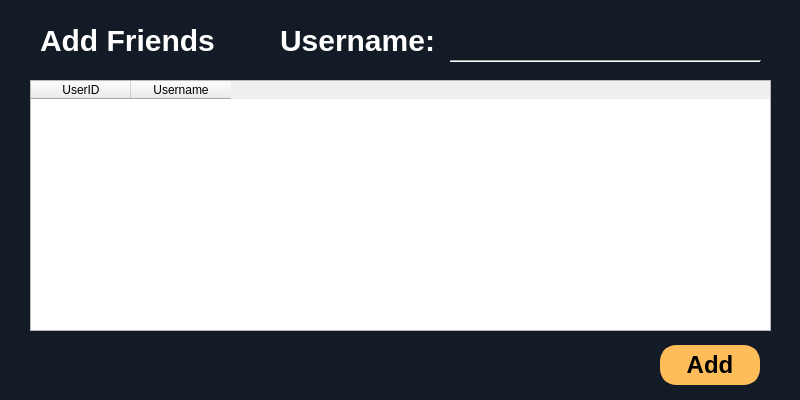
<?xml version="1.0" encoding="UTF-8"?>
<ui version="4.0">
 <class>AddFriends</class>
 <widget class="QDialog" name="AddFriends">
  <property name="geometry">
   <rect>
    <x>0</x>
    <y>0</y>
    <width>800</width>
    <height>400</height>
   </rect>
  </property>
  <property name="windowTitle">
   <string>Dialog</string>
  </property>
  <property name="styleSheet">
   <string notr="true">QDialog{
	background-color:#131B26;
}</string>
  </property>
  <widget class="QTableWidget" name="tableWidget">
   <property name="geometry">
    <rect>
     <x>30</x>
     <y>80</y>
     <width>741</width>
     <height>251</height>
    </rect>
   </property>
   <property name="styleSheet">
    <string notr="true">QTableWidget {
  color: #222; /* Dark, rich black */
  font-family: &quot;Loto&quot;, sans-serif; /* Ensure fallback font */
  padding: 10px;
  background-color: #f5f5f5; /* Light gray background */
  border: 1px solid #ddd; /* Subtle light gray border */
  border-radius: 5px; /* Gentle rounded corners */

  /* Optional: Add hover effect for a touch of interactivity */
  QTableWidget::item:hover {
    background-color: #eee; /* Slightly lighter gray on hover */
  }

  /* Optional: Add a subtle shadow for depth (adjust as needed) */
  QTableWidget {
    box-shadow: 0 1px 3px rgba(0, 0, 0, 0.1);
  }
}

/* Optional: Style the list items (text) for better readability */
QTableWidget::item {
  color: inherit; /* Inherit the dark black color from the parent */
}
</string>
   </property>
   <column>
    <property name="text">
     <string>UserID</string>
    </property>
   </column>
   <column>
    <property name="text">
     <string>Username</string>
    </property>
   </column>
  </widget>
  <widget class="QLabel" name="labelpara">
   <property name="geometry">
    <rect>
     <x>40</x>
     <y>10</y>
     <width>191</width>
     <height>61</height>
    </rect>
   </property>
   <property name="styleSheet">
    <string notr="true">QLabel#labelpara{
	color: #fff;
	font-size: 30px;
	font-weight: 600;
	font-family: 'Lato';
}</string>
   </property>
   <property name="text">
    <string>Add Friends</string>
   </property>
  </widget>
  <widget class="Line" name="line">
   <property name="geometry">
    <rect>
     <x>450</x>
     <y>60</y>
     <width>311</width>
     <height>3</height>
    </rect>
   </property>
   <property name="orientation">
    <enum>Qt::Horizontal</enum>
   </property>
  </widget>
  <widget class="QLineEdit" name="friendUsername">
   <property name="geometry">
    <rect>
     <x>450</x>
     <y>27</y>
     <width>311</width>
     <height>31</height>
    </rect>
   </property>
   <property name="styleSheet">
    <string notr="true">QLineEdit{
	border:none;
	background-color:#131B26;
	color:white;
	font-size:20px;
}	</string>
   </property>
  </widget>
  <widget class="QLabel" name="usernamelabel">
   <property name="geometry">
    <rect>
     <x>280</x>
     <y>10</y>
     <width>191</width>
     <height>61</height>
    </rect>
   </property>
   <property name="styleSheet">
    <string notr="true">QLabel#usernamelabel{
	color: #fff;
	font-size: 30px;
	font-weight: 600;
	font-family: 'Lato';
}</string>
   </property>
   <property name="text">
    <string>Username:</string>
   </property>
  </widget>
  <widget class="QPushButton" name="addFriendsBtn">
   <property name="geometry">
    <rect>
     <x>660</x>
     <y>345</y>
     <width>100</width>
     <height>40</height>
    </rect>
   </property>
   <property name="styleSheet">
    <string notr="true">QPushButton#addFriendsBtn {
	background-color: #FFBD59;
	border:2px solid #FFBD59;
	color: black;
	border-style: solid;
	border-color:#FFBD59;
	border-width: 5px;
	border-radius: 16px;
	font-family: &quot;Lato&quot;;
	font-weight: 700;
	font-size:24px;
}
QPushButton#addFriendsBtn:hover {
  background-color: #FF8D25; /* slightly darker orange on hover */
  border-color:#FF8D25;
}</string>
   </property>
   <property name="text">
    <string>Add</string>
   </property>
  </widget>
 </widget>
 <resources/>
 <connections/>
</ui>
